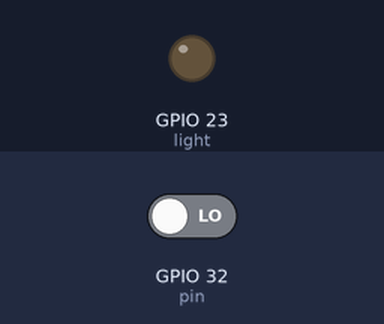
This sketch was run on a simulated ESP32. Parts: output pins drawn as LEDs (lit = HIGH). Inputs (shaded band) come from the test bench; at power-on: GPIO 32 (pin) LOW. WiFi joins after 1.5 s; servers stay silent unless stated; what the sketch prints to the serial monitor is not drawn.

Above: at 1.2 s.
1.3 s: GPIO 32 (pin) driven HIGH
At 1.9 s:
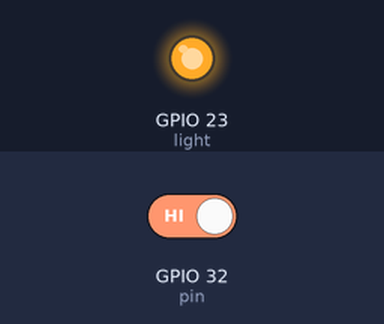
2.8 s: GPIO 32 (pin) driven LOW
At 4.2 s:
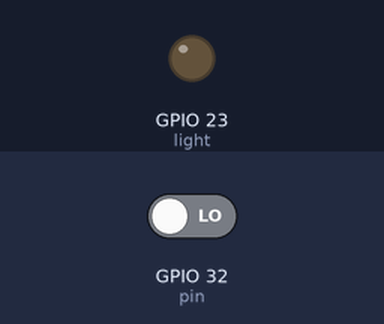
Timing chart, 0 to 5.8 s (numbered marks = the images above; inputs shaded):
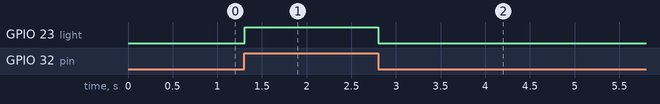

Measured:
- after the input at 1.3 s, GPIO 23 (light): LOW → HIGH at once
- after the input at 2.8 s, GPIO 23 (light): HIGH → LOW at once

The sketch:

telecommunication_sending.ino
```cpp
#include <WiFi.h>
#include <esp_now.h>

const int pin = 32;
const int light = 23;

uint8_t broadcast_address[] = {0x3c, 0x8a, 0x1f, 0xa3, 0x7d, 0x18};

// Callback when data is sent
void OnDataSent(const uint8_t *mac_addr, esp_now_send_status_t status) {
  Serial.print("\r\nLast Packet Send Status:\t");
  Serial.println(status == ESP_NOW_SEND_SUCCESS ? "Delivery Success" : "Delivery Fail");
}

esp_now_peer_info_t peerInfo;

void setup(){
  // Init Serial Monitor
  Serial.begin(115200);

  pinMode(pin, INPUT);
  pinMode(light, OUTPUT);

  // Set as wifi station
  WiFi.mode(WIFI_STA);
  WiFi.STA.begin();
  WiFi.begin();

  // Init ESP-NOW
  if (esp_now_init() != ESP_OK) {
    Serial.println("Error initializing ESP-NOW");
    return;
  }

  // register the data sent callback function
  esp_now_register_send_cb(OnDataSent);

  // Register peer
  memcpy(peerInfo.peer_addr, broadcast_address, 6);
  peerInfo.channel = 0;
  peerInfo.encrypt = false;

  // Add peer
  if (esp_now_add_peer(&peerInfo) != ESP_OK){
    Serial.println("Failed to add peer");
    return;
  }
}

int data = 0;
void loop(){
  if (digitalRead(pin) == HIGH) {data = 1; digitalWrite(light, HIGH);}
  else {data = 0; digitalWrite(light, LOW);}
  esp_err_t message = esp_now_send(broadcast_address, (uint8_t *) &data, sizeof(data));
  if (message == ESP_OK) {
    Serial.println("Message send success");
  }
  else {
    Serial.println("Message send failure");
  }
}
```
